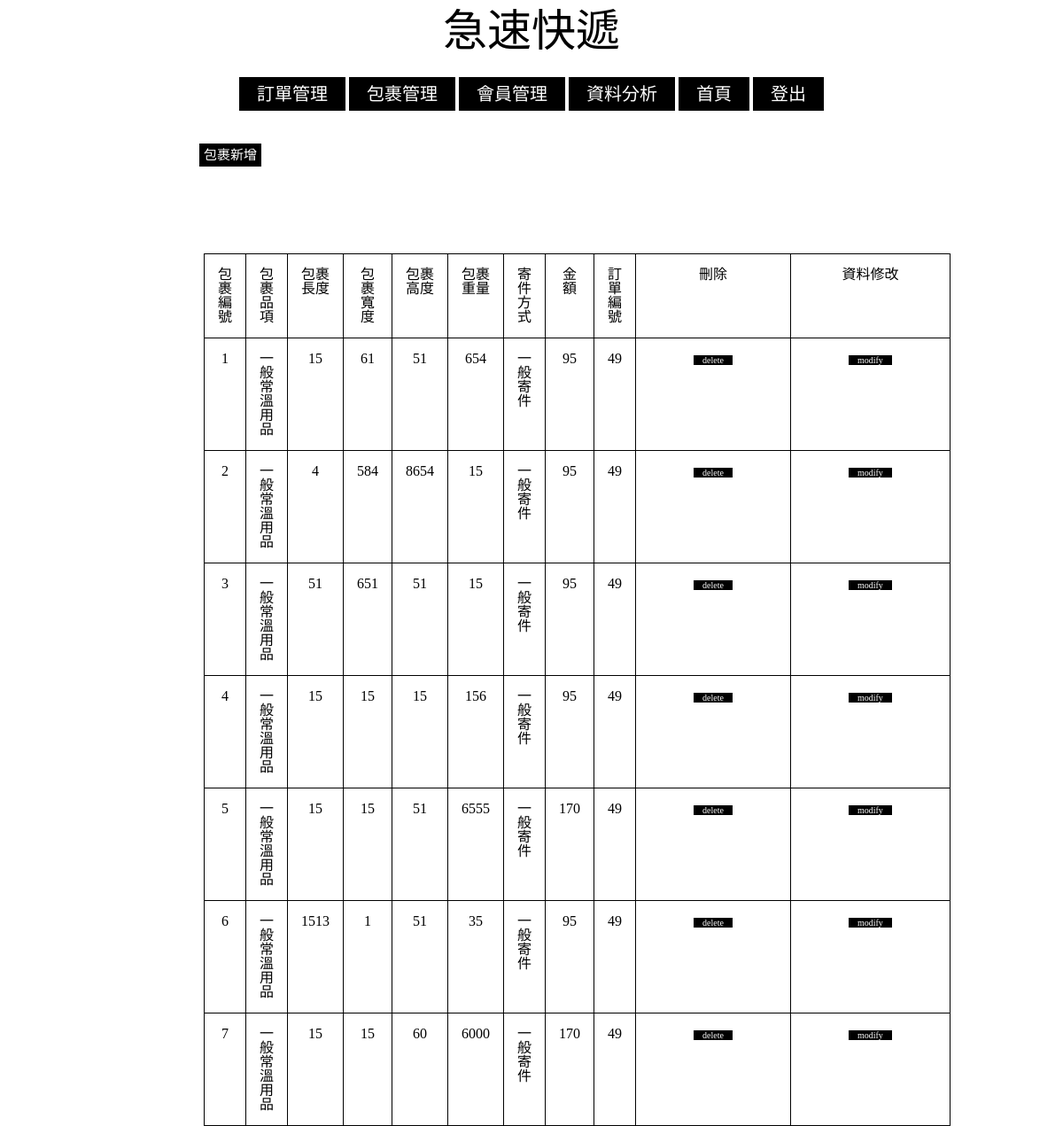
The app's page /search_by_invoice.php?inv_id=49 (signed in) with its own data.
### tables this page shows
CREATE TABLE `package` (
  `pac_id` int(11) NOT NULL,
  `pac_type` varchar(15) NOT NULL,
  `pac_length` int(11) NOT NULL,
  `pac_width` int(11) NOT NULL,
  `pac_height` int(11) NOT NULL,
  `pac_weight` int(11) NOT NULL,
  `pac_delivery_method` varchar(15) NOT NULL,
  `pac_price` float NOT NULL,
  `inv_id` int(11) NOT NULL
);

### search_by_invoice.php (the view, shortened to what this page needs)
<!DOCTYPE html>
<html>
<head>
    <link rel="stylesheet" href="manager.css">
</head>
    <body>
    <h1>急速快遞</h1> <br/>
<?php
include("config.php");
if (empty($_SESSION["loginsession"])) { ?>
	<div class = "menu">
            <a href="Service.php">商品服務</a>
            <a href="send.php">寄件</a>
            <a href="recive.php">收件</a>
            <a href="search.php">查詢</a>
            <a href="account.php">帳號</a>
    </div>
<?php
	echo "<br/><br/>請先登入會員!!!";
	header("refresh:3;url = login.php");
} else {
$account = $_SESSION["loginsession"];
$sql = "SELECT manager_right FROM member WHERE mem_account_num = '$account'";
$result = mysqli_query($link, $sql);
$row = mysqli_fetch_array($result);
	   if($row["manager_right"] == 0) { ?>
	   <div class = "menu">
            <a href="Service.php">商品服務</a>
            <a href="send.php">寄件</a>
            <a href="recive.php">收件</a>
            <a href="search.php">查詢</a>
            <a href="account.php">帳號</a>
            <a href="logout.php">登出</a>
       </div>
<?php
      mysqli_query($link,"SET NAMES 'UTF8'");
      $id=$_GET["inv_id"];
      $result = mysqli_query($link, "SELECT * FROM package where inv_id = '$id'");
      echo "<table border=1>";
      echo "<thead>";
      echo "<tr>";
      echo "<th>包裹編號</th>";
      echo "<th>包裹品項</th>";
      echo "<th>包裹長度</th>";
      echo "<th>包裹寬度</th>";
      echo "<th>包裹高度</th>";
      echo "<th>包裹重量</th>";
      echo "<th>寄件方式</th>";
      echo "<th>金額</th>";
      echo "<th>訂單編號</th>";
      echo "</tr>";
      echo "</thead>";
        while($row = mysqli_fetch_assoc($result)){
           echo "<tr>";
           echo "<td>";
           echo $row["pac_id"];
           $id = $row["pac_id"];
           echo "</td><td>";
           echo $row["pac_type"];
           echo "</td><td>";
           echo $row["pac_length"];
           echo "</td><td>";
           echo $row["pac_width"];
           echo "</td><td>";
           echo $row["pac_height"];
           echo "</td><td>";
           echo $row["pac_weight"];
           echo "</td><td>";
           echo $row["pac_delivery_method"];
           echo "</td><td>";
           echo $row["pac_price"];
           echo "</td><td>";
           echo $row["inv_id"];
           $inv_id = $row["inv_id"];
           echo "</td>";
           echo "</tr>";
        }
      echo "</table>";
      mysqli_close($link);
      }
     else {?>
     <div class = "menu">
        <a href = "invoice_list.php">訂單管理</a>
        <a href = "package_list.php">包裹管理</a>
        <a href = "list_m.php">會員管理</a>
        <a href = "analysis_m.php">資料分析</a>
        <a href="index.php">首頁</a>
         <a href="logout.php">登出</a>
    </div>
	<div class = "analysis_table">
      <?php
	if(isset($_GET["pac_id"])){
        $id = $_GET["pac_id"];
        $inv_id = $_GET["inv_id"];
        $sql2="DELETE FROM package WHERE pac_id='$id' and inv_id = '$inv_id'";
      	$result=mysqli_query($link,$sql2) or die("刪除失敗");
		$result = mysqli_query($link, "SELECT count(*) FROM package WHERE inv_id = '$inv_id'");
		$row = mysqli_fetch_array($result,MYSQL_BOTH);
		$num = $row["count(*)"];
		if($num == 0){
			$sql2 = "DELETE FROM invoice WHERE inv_id='$inv_id'";
			$result=mysqli_query($link,$sql2);
		}
		else{
			$sql3 = "SELECT SUM(pac_price) as total_price FROM package WHERE package.inv_id = '$inv_id' ";
			$result = mysqli_query($link,$sql3) or die("my sql select error");
			$row=mysqli_fetch_assoc($result);
			$total_price = $row["total_price"];
			$sql4="UPDATE invoice SET total_price='$total_price' WHERE inv_id='$inv_id'";
			$result=mysqli_query($link,$sql4) or die("mysql update error");
		}
  	} else {
		mysqli_query($link,"SET NAMES 'UTF8'");
   	}
		  mysqli_query($link,"SET NAMES 'UTF8'");
		  $id=$_GET["inv_id"];
	echo "<div class = \"ptable\">
		  <h2>
	      	<a href = \"packagesend_m.php?inv_id=$id\">包裹新增</a>
	      </h2>
	      </div>";
      $result = mysqli_query($link, "SELECT * FROM package where inv_id = '$id'");
      echo "<table border=1>";
      echo "<thead>";
      echo "<tr>";
      echo "<th>包裹編號</th>";
      echo "<th>包裹品項</th>";
      echo "<th>包裹長度</th>";
      echo "<th>包裹寬度</th>";
      echo "<th>包裹高度</th>";
      echo "<th>包裹重量</th>";
      echo "<th>寄件方式</th>";
      echo "<th>金額</th>";
      echo "<th>訂單編號</th>";
      echo "<th>刪除</th>";
      echo "<th>資料修改</th>";
      echo "</tr>";
      echo "</thead>";
        while($row = mysqli_fetch_assoc($result)){
	         echo "<tr>";
           echo "<td>";
	         echo $row["pac_id"];
	         $id = $row["pac_id"];
        	 echo "</td><td>";
        	 echo $row["pac_type"];
        	 echo "</td><td>";
        	 echo $row["pac_length"];
        	 echo "</td><td>";
        	 echo $row["pac_width"];
          	 echo "</td><td>";
        	 echo $row["pac_height"];
        	 echo "</td><td>";
        	 echo $row["pac_weight"];
           	 echo "</td><td>";
           	 echo $row["pac_delivery_method"];
           	 echo "</td><td>";
        	 echo $row["pac_price"];
           	 echo "</td><td>";
        	 echo $row["inv_id"];
             $inv_id = $row["inv_id"];
        	 echo "</td>";
        	 echo "<td>";
        	 echo "<a href = 'search_by_invoice.php?pac_id=$id&inv_id=$inv_id'>delete</a>";
        	 echo "</td>";
        	 echo "<td>";
        	 echo "<a href = 'pupdate_m.php?factor=invoice&pac_id=$id&inv_id=$inv_id'>modify</a>";
        	 echo "</td>";
        	 echo "</tr>";
        }
      echo "</table>";
    }
}
?>
	</div>
    </body>
</html>

### manager.css (style rules this page uses)
html, body, div, span, applet, object, iframe, h1, h2, h3, h4, h5, h6, p, blockquote, pre, a, abbr, acronym, address, big, cite, code, del, dfn, em, img, ins, kbd, q, s, samp, small, strike, strong, sub, sup, tt, var, b, u, i, center, dl, dt, dd, ol, ul, li, fieldset, form, label, legend, table, caption, tbody, tfoot, thead, tr, th, td, article, aside, canvas, details, embed, figure, figcaption, footer, header, hgroup, menu, nav, output, ruby, section, summary, time, mark, audio, video { margin: 0; padding: 0; border: 0; font-size: 100%; font: inherit; vertical-align: baseline; }
body { line-height: 1; }
table { border-collapse: collapse; border-spacing: 0; }
body { width: 700px; margin: 0 auto; }
h1 { text-align: center; font-size: 50px; font-family: 微軟正黑體; margin: 10px 10px 20px 10px; }
h2 { text-align: center; font-size: 35px; font-family: 微軟正黑體; margin: 35px 20px 20px 10px; }
.menu { text-align: center; }
.menu a { text-decoration: none; background-color: black; color: white; font-size: 20px; font-family: 微軟正黑體; margin: 10px 0px 10px 0px; padding: 8px 20px 8px 20px; }
a { text-decoration: none; background-color: black; color: white; font-size: 10px; font-family: 微軟正黑體; margin: 0px 50px 0px 50px; padding: 0px 10px 0px 10px }
.analysis_table table { text-align: center; border-collapse: collapse; width: 100%; margin: 100px 0px 0px -20px; }
.ptable h2 { text-align: center; font-size: 35px; font-family: 微軟正黑體; margin: 35px 20px 0px -750px; }
.ptable a { text-decoration: none; background-color: black; color: white; font-size: 15px; font-family: 微軟正黑體; margin: 0px 10px 0px 100px; padding: 5px 5px 5px 5px }
table, th, td { border: 1px solid black; }
table { border-collapse: collapse; width: 100%; margin: 50px 0px 0px -200px; }
th, td { padding: 15px; }

### records on screen
package: pac "1", pac_type "一般常溫用品", pac_length "15", pac_width "61", pac_height "51", pac_weight "654", pac_delivery_method "一般寄件", pac_price "95", inv "49"
package: pac "2", pac_type "一般常溫用品", pac_length "4", pac_width "584", pac_height "8654", pac_weight "15", pac_delivery_method "一般寄件", pac_price "95", inv "49"
package: pac "3", pac_type "一般常溫用品", pac_length "51", pac_width "651", pac_height "51", pac_weight "15", pac_delivery_method "一般寄件", pac_price "95", inv "49"
package: pac "4", pac_type "一般常溫用品", pac_length "15", pac_width "15", pac_height "15", pac_weight "156", pac_delivery_method "一般寄件", pac_price "95", inv "49"
package: pac "5", pac_type "一般常溫用品", pac_length "15", pac_width "15", pac_height "51", pac_weight "6555", pac_delivery_method "一般寄件", pac_price "170", inv "49"
package: pac "6", pac_type "一般常溫用品", pac_length "1513", pac_width "1", pac_height "51", pac_weight "35", pac_delivery_method "一般寄件", pac_price "95", inv "49"
package: pac "7", pac_type "一般常溫用品", pac_length "15", pac_width "15", pac_height "60", pac_weight "6000", pac_delivery_method "一般寄件", pac_price "170", inv "49"
